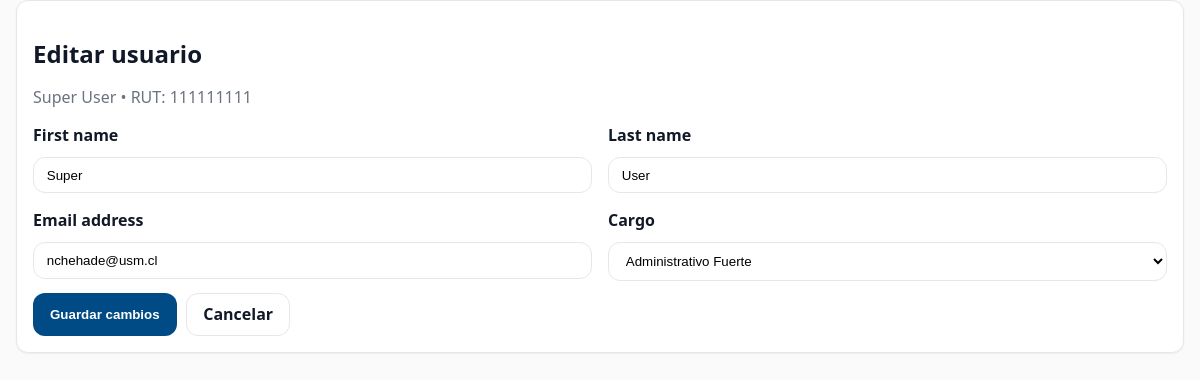
The page /panel/editar/111111111/ (signed in) on the database its author committed.
### usuarios/models.py (models this page shows, shortened)
class Usuario(AbstractUser):
    rut = models.CharField(max_length=12, unique=True, primary_key=True)
    CARGOS = [
        ("GUARDIA", "Guardia"),
        ("ADMIN_DEBIL", "Administrativo Débil"),
        ("ADMIN_FUERTE", "Administrativo Fuerte"),
    ]
    cargo = models.CharField(max_length=20, choices=CARGOS)
    def es_guardia(self):
        return self.cargo == "GUARDIA"
    def es_admin_debil(self):
        return self.cargo == "ADMIN_DEBIL"

### usuarios/views.py (the view)
# urls.py: path("editar/<str:rut>/", views.editar_usuario, name="editar_usuario"),
@login_required
def editar_usuario(request, rut):
    usuario_actual = request.user
    usuario_editar = get_object_or_404(Usuario, rut=rut)
    if usuario_actual.es_guardia():
        messages.error(request, "No tienes permiso para editar usuarios.")
        return redirect("landing_page")
    if usuario_actual.es_admin_debil() and usuario_editar.cargo != "GUARDIA":
        messages.error(request, "Solo puedes editar guardias.")
        return redirect("listar_usuarios")
    if request.method == "POST":
        form = UsuarioEditForm(request.POST, instance=usuario_editar, creador=usuario_actual)
        if form.is_valid():
            form.save()
            messages.success(request, f"Usuario {usuario_editar.username} modificado correctamente.")
            return redirect("listar_usuarios")
    else:
        form = UsuarioEditForm(instance=usuario_editar, creador=usuario_actual)
    return render(request, "usuarios/editar_usuario.html", {"form": form, "usuario_obj": usuario_editar})

### usuarios/forms.py
class UsuarioEditForm(forms.ModelForm):
    class Meta:
        model = Usuario
        fields = ["first_name", "last_name", "email", "cargo"]
        widgets = {
            "cargo": forms.Select(choices=Usuario.CARGOS)
        }
    def __init__(self, *args, **kwargs):
        creador = kwargs.pop("creador", None)
        super().__init__(*args, **kwargs)
        if creador and creador.es_admin_debil():
            self.fields["cargo"].choices = [("GUARDIA", "Guardia")]

### usuarios/templates/usuarios/editar_usuario.html (shortened to what this page needs)
{% extends "base.html" %}
{% load static %}
{% block page_css %}
<link rel="stylesheet" href="{% static 'css/pages/editar_usuario.css' %}">
{% endblock %}
{% block content %}
<section class="card auth">
  <h1 class="auth__title">Editar usuario</h1>
  {% if usuario_obj %}
    <p class="muted" style="margin-top:-.25rem">
      {{ usuario_obj.first_name }} {{ usuario_obj.last_name }}
      {% if usuario_obj.rut %} • RUT: {{ usuario_obj.rut }}{% endif %}
    </p>
  {% endif %}
  <form method="post" class="form" novalidate>
    <div class="form-grid">
      {% for field in form %}
        <p>
          <label class="label" for="{{ field.id_for_label }}">{{ field.label }}</label>
          {{ field }}
        </p>
      {% endfor %}
    </div>
    <div class="actions">
      <button class="btn btn--primary" type="submit">Guardar cambios</button>
      <a class="btn btn--ghost" href="{% url 'panel_home' %}">Cancelar</a>
    </div>
  </form>
</section>
{% endblock %}

### static/css/base.css (style rules this page uses)
:root { --negro: #1B0729; --naranjo_usm: #FF9900; --azul_usm: #004B85; --bg: #fafafa; --text: #111827; --white_text: #FFFFFF; --color-button: #CCCCCCff; --radius: 12px; --space-1: 4px; --space-2: 8px; --space-3: 12px; --space-4: 16px; --shadow-1: 0 1px 2px rgba(0,0,0,.06); --font-sans: system-ui, Inter, "Segoe UI", Roboto, Arial, sans-serif; --brand: var(--azul_usm); --brand-contrast: var(--white_text); --accent: var(--naranjo_usm); --accent-contrast: var(--text); --surface: #fff; --border: #e5e7eb; --container-w: 1200px; }
html,body { font-family:var(--font-sans); background:var(--bg); color:var(--text) }
.btn { padding:.6rem 1rem; border-radius:var(--radius); background:var(--brand); color:#fff; border:0; cursor:pointer }
.card { background:#fff; border:1px solid #eee; border-radius:var(--radius); box-shadow:var(--shadow-1); padding:1rem }
* { box-sizing:border-box }
html,body { height:100% }
body { margin:0; background:var(--bg); color:var(--text); font-family:var(--font-sans); -webkit-font-smoothing:antialiased; text-rendering:optimizeLegibility; }
.card { background:var(--surface); border:1px solid var(--border); border-radius:var(--radius); box-shadow:var(--shadow-1); padding:1rem; }
.btn { display:inline-flex; align-items:center; gap:.5rem; padding:.6rem 1rem; border-radius:var(--radius); border:1px solid transparent; font-weight:600; cursor:pointer; text-decoration:none; }
.btn--primary { background:var(--brand); color:var(--brand-contrast) }
.btn--ghost { background:transparent; color:var(--text); border-color:var(--border) }
.label { display:block; font-weight:600; margin-bottom:.35rem }

### static/css/pages/editar_usuario.css (style rules this page uses)
.muted { color:#6b7280 }
.form { display:block }
.form-grid { display:grid; gap:1rem; margin-top:.5rem; grid-template-columns:1fr; }
@media (min-width:720px) { .form-grid { grid-template-columns:repeat(2,1fr); } }
.form-grid > p { margin:0; display:flex; flex-direction:column; gap:.35rem; }
.form input, .form select, .form textarea { width:100%; padding:.6rem .8rem; border:1px solid var(--border); border-radius:var(--radius); background:var(--surface); }
.label { font-weight:600 }
.actions { display:flex; gap:.6rem; flex-wrap:wrap; margin-top:.75rem }

### rows shown on the page
Usuario: first_name "Super", last_name "User", rut "111111111", form "Super" "User" "nchehade@usm.cl" "Administrativo Fuerte"

### other values the page prints
{{ field.label }} "First name" "Last name" "Email address" "Cargo"
